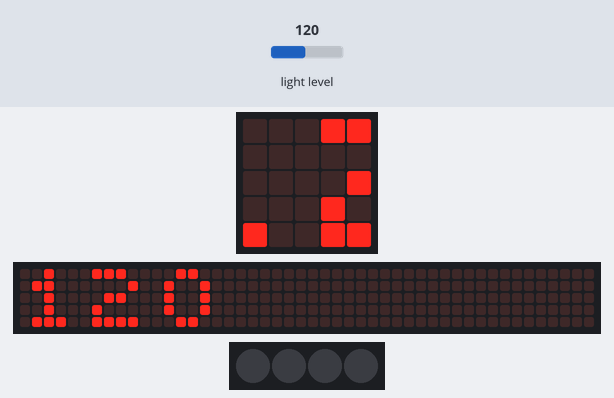
Simulated run of this program. Board: BBC micro:bit (MakeCode). On the bench: the board's 5×5 LED display, a strip that is not on the board, showing the scrolling text unrolled, 4 RGB LEDs in strip order, left to right. The test bench sets the inputs (shaded band); at power-on: light level 120. Dim RGB values are drawn brighter than linear; the 48×5 strip is a reading aid, not a part: it shows the text the display is scrolling, unrolled, one strip-width of it at a time.

Above: at 1.87 s.
1.9 s: light level set to 5
At 6.1 s:
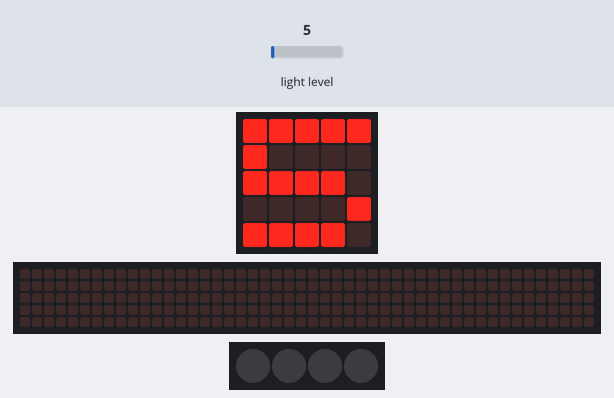
6.4 s: light level set to 64
At 9.08 s:
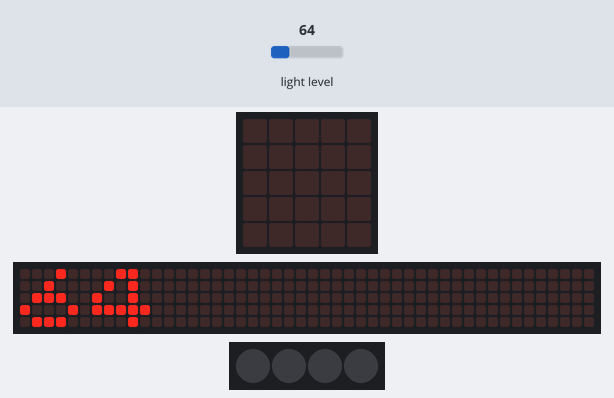
10.9 s: light level set to 191
At 15.35 s:
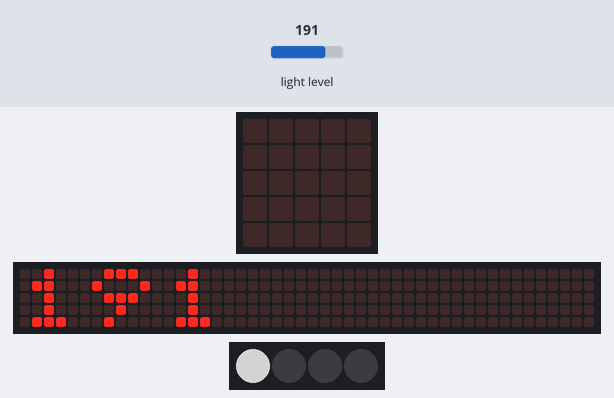
17.5 s: light level set to 128
At 19.36 s:
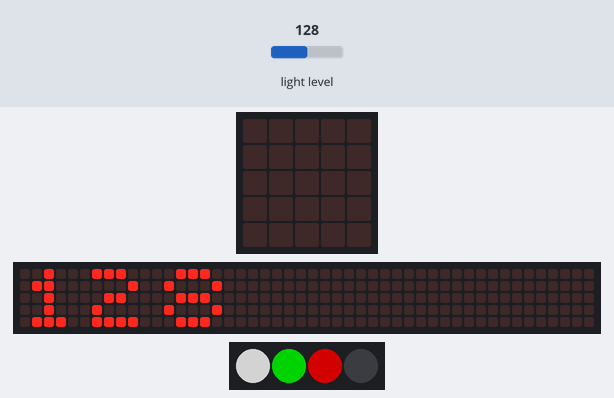
24.9 s: light level set to 250
At 29.83 s:
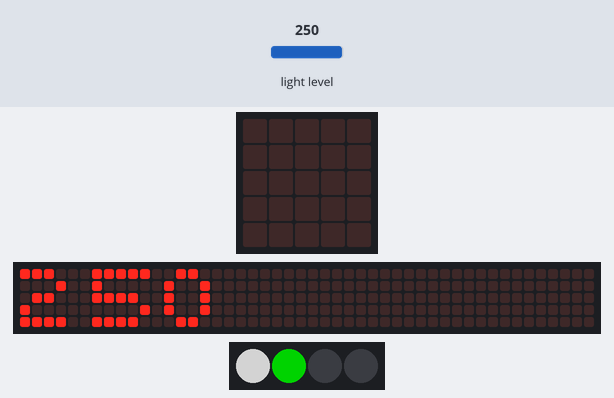
Timing chart, 0 to 31.6 s (numbered marks = the images above; inputs shaded):
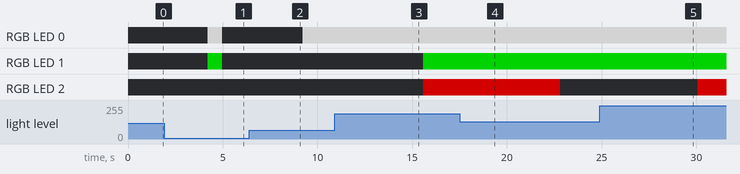

The program:

main.ts
```typescript
// (licence header left out)
let lightlevel: number = 0
let neopixelStrip: neopixel.Strip = null

basic.clearScreen()
neopixelStrip = neopixel.create(DigitalPin.P16, 4, NeoPixelMode.RGB)
neopixelStrip.setPixelColor(0, neopixel.colors(NeoPixelColors.Black))
neopixelStrip.setPixelColor(1, neopixel.colors(NeoPixelColors.Black))
neopixelStrip.setPixelColor(2, neopixel.colors(NeoPixelColors.Black))
neopixelStrip.setPixelColor(3, neopixel.colors(NeoPixelColors.Black))
neopixelStrip.show()
basic.showIcon(IconNames.Happy)

basic.forever(function () {
  // Getting the light level
  lightlevel = input.lightLevel()
  basic.showNumber(lightlevel)

  // Turning on 0 neopixels
  if (lightlevel <= 51) {
    neopixelStrip.setPixelColor(0, neopixel.colors(NeoPixelColors.Black))
    neopixelStrip.setPixelColor(1, neopixel.colors(NeoPixelColors.Black))
    neopixelStrip.setPixelColor(2, neopixel.colors(NeoPixelColors.Black))
    neopixelStrip.setPixelColor(3, neopixel.colors(NeoPixelColors.Black))
    neopixelStrip.show()
  }

  // Turning on 1 neopixel
  if (lightlevel > 52) {
    neopixelStrip.setPixelColor(1, neopixel.colors(NeoPixelColors.Black))
    neopixelStrip.setPixelColor(2, neopixel.colors(NeoPixelColors.Black))
    neopixelStrip.setPixelColor(3, neopixel.colors(NeoPixelColors.Black))
    neopixelStrip.setPixelColor(0, neopixel.colors(NeoPixelColors.White))
    neopixelStrip.show()
  }

  // Turning on 2 neopixels
  if (lightlevel > 104) {
    neopixelStrip.setPixelColor(2, neopixel.colors(NeoPixelColors.Black))
    neopixelStrip.setPixelColor(3, neopixel.colors(NeoPixelColors.Black))
    neopixelStrip.setPixelColor(1, neopixel.colors(NeoPixelColors.Green))
    neopixelStrip.show()
  }

  // Turning on 3 neopixels
  if (lightlevel > 156) {
    neopixelStrip.setPixelColor(3, neopixel.colors(NeoPixelColors.Black))
    neopixelStrip.setPixelColor(2, neopixel.colors(NeoPixelColors.Red))
    neopixelStrip.show()
  }

  // Turning on 4 neopixels
  if (lightlevel > 208) {
    neopixelStrip.setPixelColor(3, neopixel.colors(NeoPixelColors.Blue))
    neopixelStrip.show()
  }
})
```

Measured:
- after the input at 6.4 s, RGB LED 0: off → RGB(127, 127, 127) after 2.8 s; the display: first changes after 0.13 s (image 2 shows a later state)
- what the display in image 3 shows lasts 0.5 s, from 15.1 s to 15.6 s
